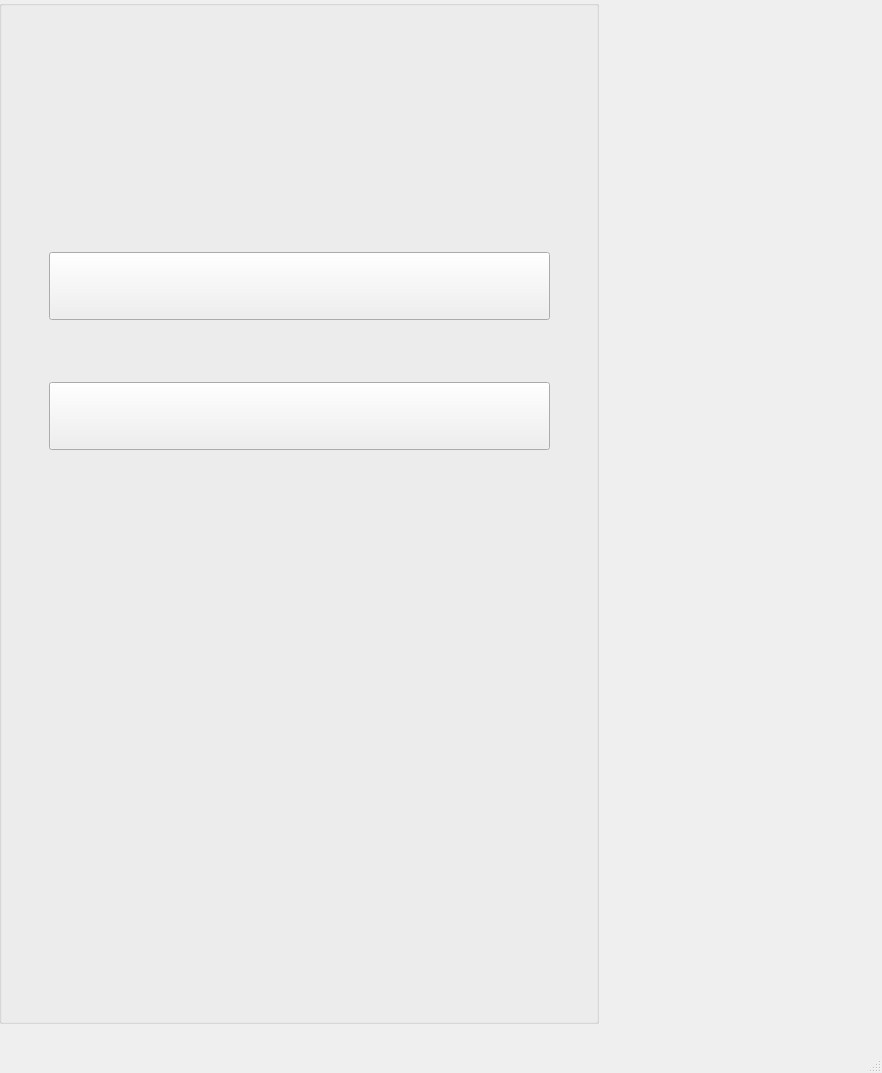
<?xml version="1.0" encoding="UTF-8"?>
<ui version="4.0">
 <class>MainWindow</class>
 <widget class="QMainWindow" name="MainWindow">
  <property name="geometry">
   <rect>
    <x>0</x>
    <y>0</y>
    <width>882</width>
    <height>1073</height>
   </rect>
  </property>
  <property name="windowTitle">
   <string>MainWindow</string>
  </property>
  <widget class="QWidget" name="centralwidget">
   <widget class="QGroupBox" name="groupBox">
    <property name="geometry">
     <rect>
      <x>-1</x>
      <y>0</y>
      <width>600</width>
      <height>1024</height>
     </rect>
    </property>
    <property name="title">
     <string/>
    </property>
    <widget class="QWidget" name="verticalLayoutWidget">
     <property name="geometry">
      <rect>
       <x>0</x>
       <y>10</y>
       <width>601</width>
       <height>981</height>
      </rect>
     </property>
     <layout class="QVBoxLayout" name="verticalLayout">
      <property name="leftMargin">
       <number>50</number>
      </property>
      <property name="topMargin">
       <number>60</number>
      </property>
      <property name="rightMargin">
       <number>50</number>
      </property>
      <property name="bottomMargin">
       <number>0</number>
      </property>
      <item>
       <widget class="QLabel" name="hellow_text">
        <property name="enabled">
         <bool>true</bool>
        </property>
        <property name="minimumSize">
         <size>
          <width>101</width>
          <height>120</height>
         </size>
        </property>
        <property name="text">
         <string/>
        </property>
        <property name="pixmap">
         <pixmap>C:/Users/Acer/.designer/backup/fire.png</pixmap>
        </property>
       </widget>
      </item>
      <item>
       <widget class="QLabel" name="hellow_text_2">
        <property name="enabled">
         <bool>true</bool>
        </property>
        <property name="sizePolicy">
         <sizepolicy hsizetype="Minimum" vsizetype="Minimum">
          <horstretch>0</horstretch>
          <verstretch>0</verstretch>
         </sizepolicy>
        </property>
        <property name="minimumSize">
         <size>
          <width>101</width>
          <height>50</height>
         </size>
        </property>
        <property name="text">
         <string/>
        </property>
        <property name="pixmap">
         <pixmap>C:/Users/Acer/.designer/backup/fire.png</pixmap>
        </property>
       </widget>
      </item>
      <item>
       <widget class="QPushButton" name="get_coin">
        <property name="font">
         <font>
          <pointsize>40</pointsize>
         </font>
        </property>
        <property name="text">
         <string/>
        </property>
       </widget>
      </item>
      <item>
       <widget class="QLabel" name="hellow_text_3">
        <property name="enabled">
         <bool>true</bool>
        </property>
        <property name="sizePolicy">
         <sizepolicy hsizetype="Minimum" vsizetype="Minimum">
          <horstretch>0</horstretch>
          <verstretch>0</verstretch>
         </sizepolicy>
        </property>
        <property name="minimumSize">
         <size>
          <width>101</width>
          <height>50</height>
         </size>
        </property>
        <property name="text">
         <string/>
        </property>
        <property name="pixmap">
         <pixmap>C:/Users/Acer/.designer/backup/fire.png</pixmap>
        </property>
       </widget>
      </item>
      <item>
       <widget class="QPushButton" name="PR_button">
        <property name="font">
         <font>
          <pointsize>40</pointsize>
         </font>
        </property>
        <property name="text">
         <string/>
        </property>
       </widget>
      </item>
      <item>
       <spacer name="verticalSpacer">
        <property name="orientation">
         <enum>Qt::Vertical</enum>
        </property>
        <property name="sizeHint" stdset="0">
         <size>
          <width>20</width>
          <height>40</height>
         </size>
        </property>
       </spacer>
      </item>
     </layout>
    </widget>
   </widget>
  </widget>
  <widget class="QMenuBar" name="menubar">
   <property name="geometry">
    <rect>
     <x>0</x>
     <y>0</y>
     <width>882</width>
     <height>21</height>
    </rect>
   </property>
  </widget>
  <widget class="QStatusBar" name="statusbar"/>
 </widget>
 <resources/>
 <connections/>
</ui>
